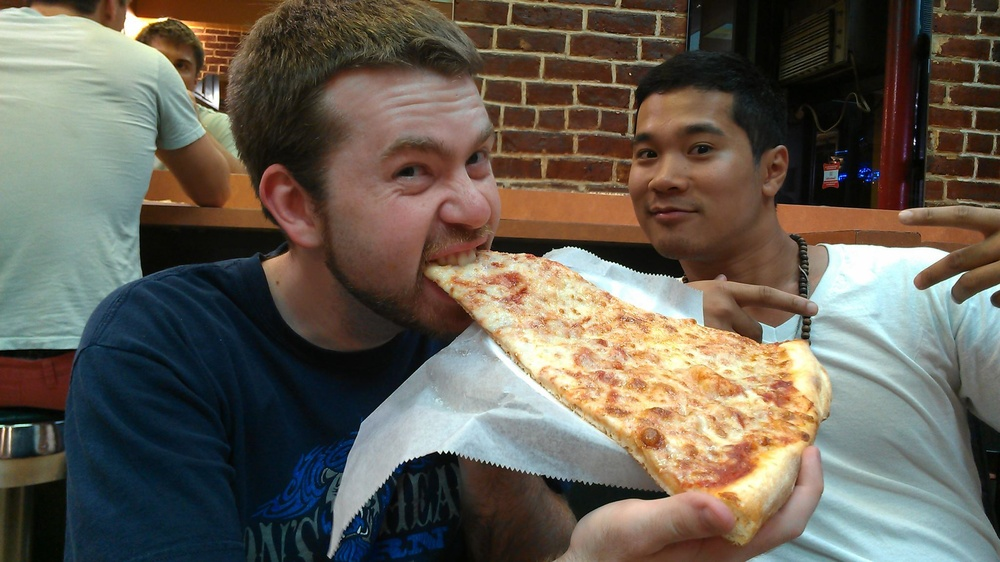
#> input picture nat_pizza.jpg, 1000 x 562 px, shrunk from 2048 x 1150 before the run
$ python blurtest.py   (Python 2 division)
#> lines starting #> are read from the running program, lines starting #| are printed output that depends on the picture; after the words box and inside, x2 and y2 are one past the last pixel; in counts of white or black regions, pixels touching at a corner belong together
import cv2
import numpy as np

img = cv2.imread('nat_pizza.jpg',0)
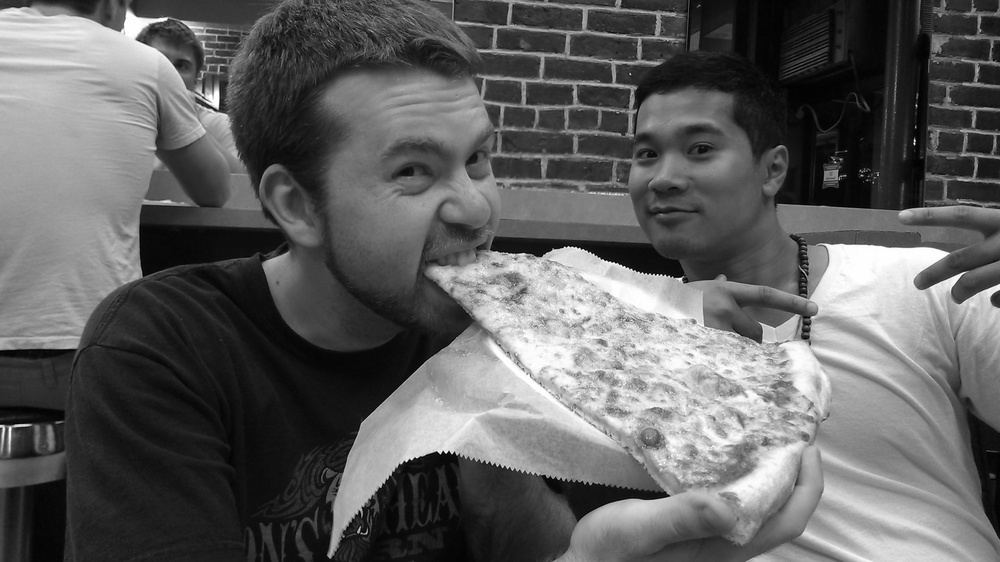
#> img: shape (562, 1000); min 0, max 255, mean 96.1
blur = cv2.GaussianBlur(img,(5,5),0)

# find normalized_histogram, and its cumulative distribution function
hist = cv2.calcHist([blur],[0],None,[256],[0,256])
#> hist = 256 values, max 5725 at index 19, min 0 at index 0, mean 2195.3
hist_norm = hist.ravel()/hist.max()
#> hist_norm = 256 values, max 1 at index 19, min 0 at index 0, mean 0.383
Q = hist_norm.cumsum()
#> Q = 256 values from 0 to 98.17

bins = np.arange(256)

fn_min = np.inf
thresh = -1

for i in xrange(1,256):
    p1,p2 = np.hsplit(hist_norm,[i]) # probabilities
    q1,q2 = Q[i],Q[255]-Q[i] # cum sum of classes
    b1,b2 = np.hsplit(bins,[i]) # weights

    # finding means and variances
    m1,m2 = np.sum(p1*b1)/q1, np.sum(p2*b2)/q2
    v1,v2 = np.sum(((b1-m1)**2)*p1)/q1,np.sum(((b2-m2)**2)*p2)/q2

    # calculates the minimization function
    fn = v1*q1 + v2*q2
    if fn < fn_min:
        fn_min = fn
        thresh = i
#> this loop made 255 passes
#> (p1, q1, q2, m1, m2, v1, v2, fn) on passes 2 to 7: ([0, 0], 0.00227, 98.16, 0, 96.15, 0, 4619.5, 453462.2), ([0, 0, 0.00227], 0.0865, 98.08, 0.0525, 96.24, 0.0996, 4623.2, 453442.8), ([0, 0, 0.00227, 0.0842], 0.325, 97.84, 0.791, 96.47, 1.27, 4627.1, 452716.7), ([0, 0, 0.00227, 0.0842, 0.238], 0.625, 97.54, 1.94, 96.75, 1.77, 4620.5, 450687.4), ([0, 0, 0.00227, 0.0842, 0.238, 0.3], 1.11, 97.05, 2.43, 97.23, 2.32, 4618, 448188.5), ([0, 0, 0.00227, 0.0842, 0.238, 0.3, 0.489], 1.74, 96.42, 3.24, 97.83, 2.76, 4606.3, 444162.4)
#> (q1, q2, m1, m2, v1, v2, fn, fn_min) on passes 10 to 15: (3.96, 94.2, 5.78, 99.95, 3.58, 4530.4, 426793, 426793), (4.67, 93.5, 6.42, 100.6, 4.14, 4503.8, 421118.5, 421118.5), (5.42, 92.75, 6.96, 101.4, 4.99, 4479.9, 415524.1, 415524.1), (6.38, 91.78, 7.32, 102.3, 6.32, 4462.8, 409641.1, 409641.1), (7.34, 90.82, 8.08, 103.3, 7.65, 4426.2, 402059.3, 402059.3), (8.26, 89.91, 8.81, 104.2, 8.97, 4387.4, 394544.2, 394544.2)

# find otsu's threshold value with OpenCV function
ret, otsu = cv2.threshold(blur,0,255,cv2.THRESH_BINARY+cv2.THRESH_OTSU)
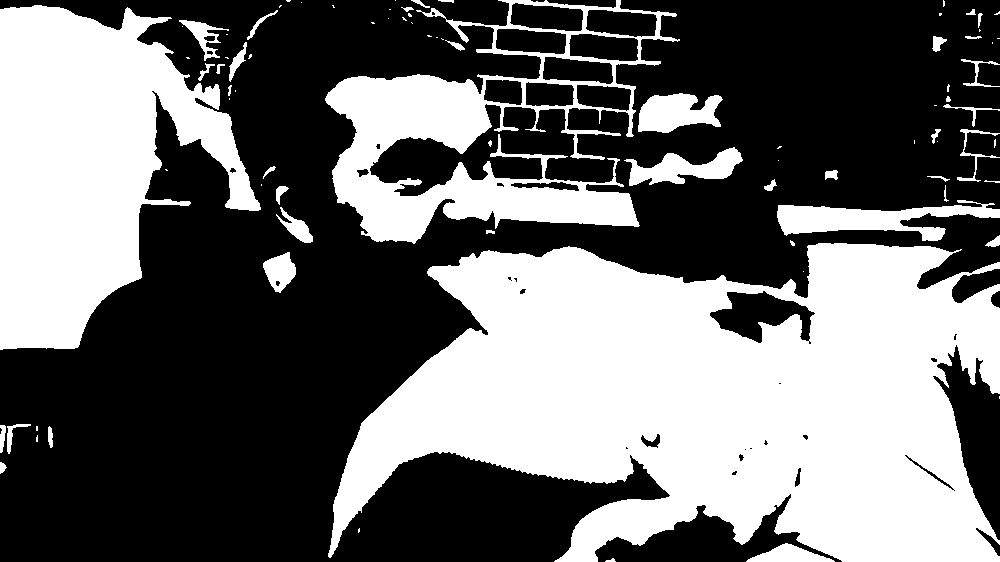
#> otsu: shape (562, 1000); 42.4% white; 85 white regions (43 under 20 px), largest, box (x1, y1, x2, y2) and area: (328, 243, 1000, 562) 142364, (0, 5, 261, 350) 52454, (325, 0, 680, 244) 28578
print thresh,ret
#| 106 105.0


while True:
    cv2.imshow('',otsu)
    k = cv2.waitKey(5) & 0xFF
#> (key Esc is pressed here)
    if k == 27:
        # User hit ESC
        break

cv2.destroyAllWindows()
